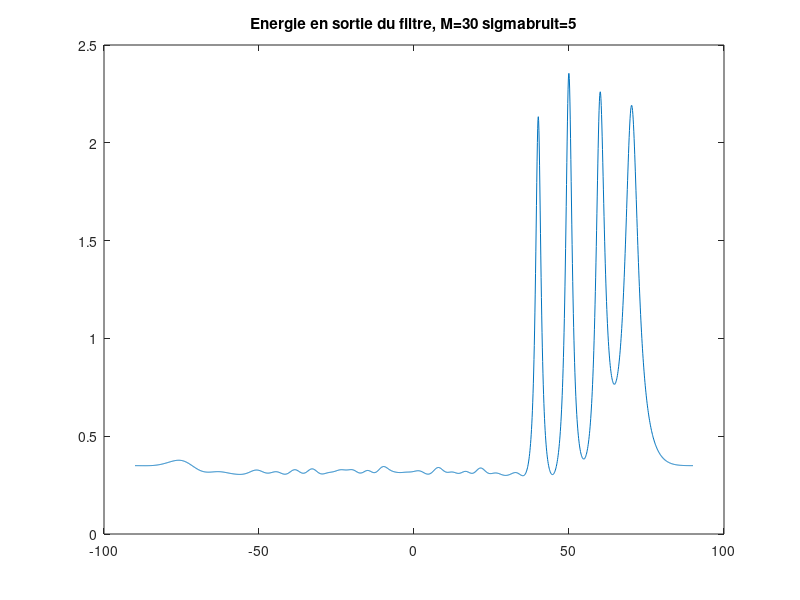
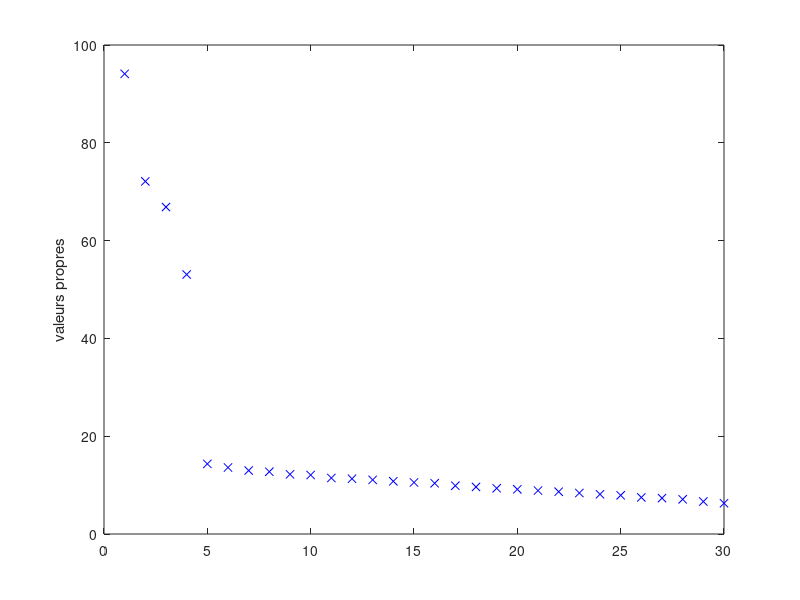
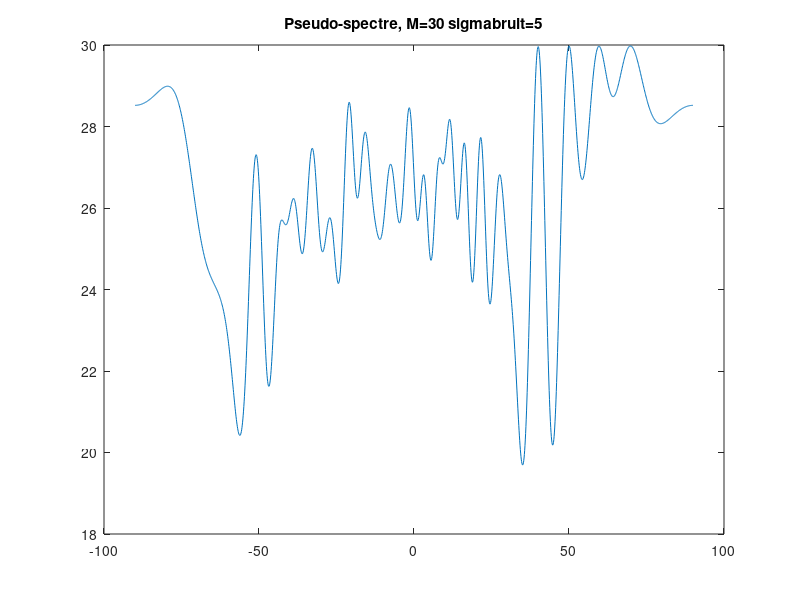

Write the MATLAB code that produced these figures, in order.
% TP Traitement d'antenne TS305
clear; close all; clc;

%% Signal reçu par les capteurs 
M=30; % nb de capteurs
N=500; % nb d'echantillons
thetas=[40 50 60 70]; % elevation de la source
K=length(thetas); % nb de sources
Mu=0;
%sigma_s=[1 1]; % energie de la source
sigma_s = ones(1,K);
sigma_v=5; % energie du bruit
A=zeros(M,K); % Matrice des vecteurs directionnels associes aux sources
s=zeros(K,N); % Signal source

for i=1:K
    for j=1:M
        A(j,i)=exp(-1i*pi*(j-1)*sin(deg2rad(thetas(i))));
    end
end 

s=Mu+sqrt(diag(sigma_s))*(randn(K,N)+1i*randn(K,N)); 
v=Mu+sqrt(sigma_v)*(randn(M,N)+1i*randn(M,N)); % Bruit
y=A*s+v; % Signal reçu sur les capteurs

%% Méthode de Capon
R=zeros(M);
axe_theta=-90:0.1:90;
a_theta=zeros(M,length(axe_theta));
P=zeros(1,length(axe_theta));

% Calcul de R
for j=1:N
    R=R+y(:,j)*y(:,j)';
end
R=1/N*R;

% Calcul de P
k=1;
for theta=axe_theta
    for source=1:M
        a_theta(source,k)=exp(-1i*pi*(source-1)*sin(deg2rad(theta)));
        P(1,k)=1/(a_theta(:,k)'*R^(-1)*a_theta(:,k));
    end
    k=k+1;
end

% Affichage
figure, plot(axe_theta,abs(P));
title(['Energie en sortie du filtre, M=',num2str(M),' sigmabruit=',num2str(sigma_v)]);

%% Localisation par methode sous-espaces 
e = eig(R);
e = rot90(rot90(e));
eig_ax = 1:1:length(e);
figure, plot(eig_ax,real(e'),'xb');
ylabel('valeurs propres');

%% MUSIC 
[U,Lambda]=eig(R);
d=0;
for ii=K+1:M
    d=d+abs(a_theta'*U(:,ii)).^2;
end

figure, plot(axe_theta,d);
title(['Pseudo-spectre, M=',num2str(M),' sigmabruit=',num2str(sigma_v)]);

% Affichage signal
% axe_y=linspace(1,500,500);
% figure, 
% subplot(5,1,1), plot(axe_y,abs(y(1,:)));
% title('Signal M1');
% subplot(5,1,2), plot(axe_y,abs(y(2,:)));
% title('Signal M2');
% subplot(5,1,3), plot(axe_y,abs(y(3,:)));
% title('Signal M3');
% subplot(5,1,4), plot(axe_y,abs(y(4,:)));
% title('Signal M4');
% subplot(5,1,5), plot(axe_y,abs(y(5,:)));
% title('Signal M5');
